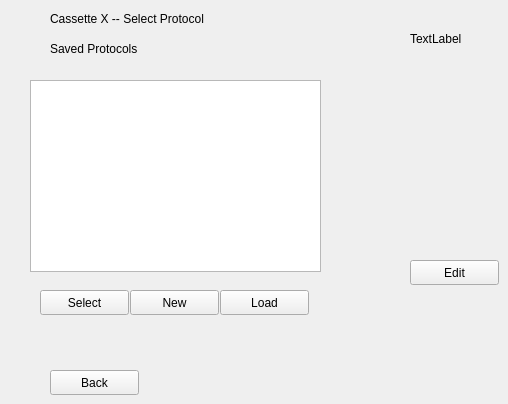
      <widget class="QWidget" name="protEdit">
       <widget class="QPushButton" name="pushButton">
        <property name="geometry">
         <rect>
          <x>40</x>
          <y>290</y>
          <width>89</width>
          <height>25</height>
         </rect>
        </property>
        <property name="text">
         <string>Select</string>
        </property>
       </widget>
       <widget class="QPushButton" name="pushButton_2">
        <property name="geometry">
         <rect>
          <x>220</x>
          <y>290</y>
          <width>89</width>
          <height>25</height>
         </rect>
        </property>
        <property name="text">
         <string>Load</string>
        </property>
       </widget>
       <widget class="QPushButton" name="pushButton_3">
        <property name="geometry">
         <rect>
          <x>50</x>
          <y>370</y>
          <width>89</width>
          <height>25</height>
         </rect>
        </property>
        <property name="text">
         <string>Back</string>
        </property>
       </widget>
       <widget class="QPushButton" name="pushButton_4">
        <property name="geometry">
         <rect>
          <x>410</x>
          <y>260</y>
          <width>89</width>
          <height>25</height>
         </rect>
        </property>
        <property name="text">
         <string>Edit</string>
        </property>
       </widget>
       <widget class="QLabel" name="label">
        <property name="geometry">
         <rect>
          <x>50</x>
          <y>40</y>
          <width>121</width>
          <height>17</height>
         </rect>
        </property>
        <property name="text">
         <string>Saved Protocols</string>
        </property>
       </widget>
       <widget class="QLabel" name="label_2">
        <property name="geometry">
         <rect>
          <x>410</x>
          <y>30</y>
          <width>67</width>
          <height>17</height>
         </rect>
        </property>
        <property name="text">
         <string>TextLabel</string>
        </property>
       </widget>
       <widget class="QLabel" name="label_3">
        <property name="geometry">
         <rect>
          <x>50</x>
          <y>10</y>
          <width>201</width>
          <height>17</height>
         </rect>
        </property>
        <property name="text">
         <string>Cassette X -- Select Protocol</string>
        </property>
       </widget>
       <widget class="QPushButton" name="pushButton_5">
        <property name="geometry">
         <rect>
          <x>130</x>
          <y>290</y>
          <width>89</width>
          <height>25</height>
         </rect>
        </property>
        <property name="text">
         <string>New</string>
        </property>
       </widget>
       <widget class="QListWidget" name="listWidget">
        <property name="geometry">
         <rect>
          <x>30</x>
          <y>80</y>
          <width>291</width>
          <height>192</height>
         </rect>
        </property>
       </widget>
      </widget>
